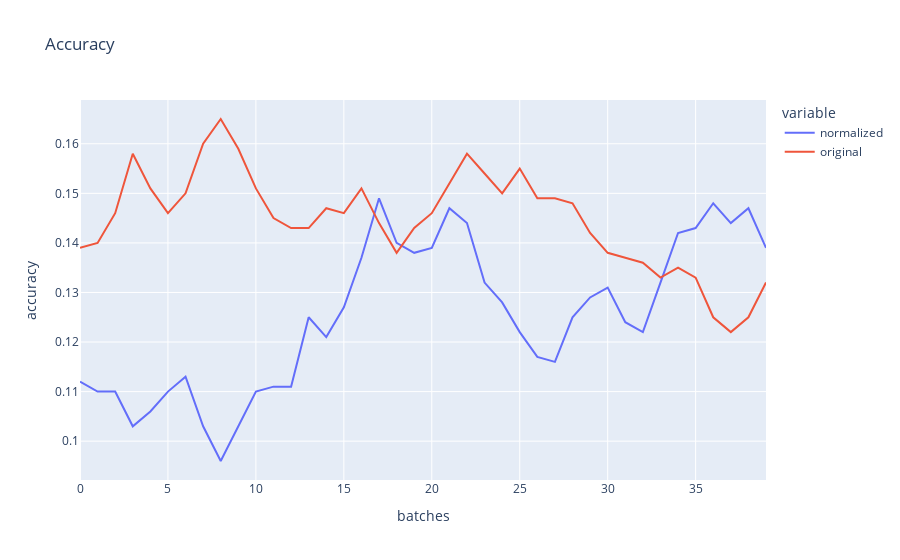

Here is the notebook cell this chart was saved with:
### Markdown cell above
### Plots

### Code cell
col = ["normalized", "original"]#, "previous_normalized"]
data = {"normalized":fires_moving_average, "original": fires_moving_average_org}#, "previous_normalized":fires_moving_average_pre}
df = pd.DataFrame(data, columns=col)
fig = px.line(df, title="Accuracy", labels={"index":"batches", "value":"accuracy"})
fig.show()

### Figure 1 — Plotly figure (JSON) as saved in the notebook; plotly's stock layout.template omitted (floating-point values rounded to 4 significant figures)
{"data": [{"hovertemplate": "variable=normalized<br>batches=%{x}<br>accuracy=%{y}<extra></extra>", "legendgroup": "normalized", "line": {"color": "#636efa", "dash": "solid"}, "mode": "lines", "name": "normalized", "orientation": "v", "showlegend": true, "type": "scatter", "x": [0, 1, 2, 3, 4, 5, 6, 7, 8, 9, 10, 11, 12, 13, 14, 15, 16, 17, 18, 19, 20, 21, 22, 23, 24, 25, 26, 27, 28, 29, 30, 31, 32, 33, 34, 35, 36, 37, 38, 39], "xaxis": "x", "y": [0.112, 0.11, 0.11, 0.103, 0.106, 0.11, 0.113, 0.103, 0.096, 0.103, 0.11, 0.111, 0.111, 0.125, 0.121, 0.127, 0.137, 0.149, 0.14, 0.138, 0.139, 0.147, 0.144, 0.132, 0.128, 0.122, 0.117, 0.116, 0.125, 0.129, 0.131, 0.124, 0.122, 0.132, 0.142, 0.143, 0.148, 0.144, 0.147, 0.139], "yaxis": "y"}, {"hovertemplate": "variable=original<br>batches=%{x}<br>accuracy=%{y}<extra></extra>", "legendgroup": "original", "line": {"color": "#EF553B", "dash": "solid"}, "mode": "lines", "name": "original", "orientation": "v", "showlegend": true, "type": "scatter", "x": [0, 1, 2, 3, 4, 5, 6, 7, 8, 9, 10, 11, 12, 13, 14, 15, 16, 17, 18, 19, 20, 21, 22, 23, 24, 25, 26, 27, 28, 29, 30, 31, 32, 33, 34, 35, 36, 37, 38, 39], "xaxis": "x", "y": [0.139, 0.14, 0.146, 0.158, 0.151, 0.146, 0.15, 0.16, 0.165, 0.159, 0.151, 0.145, 0.143, 0.143, 0.147, 0.146, 0.151, 0.144, 0.138, 0.143, 0.146, 0.152, 0.158, 0.154, 0.15, 0.155, 0.149, 0.149, 0.148, 0.142, 0.138, 0.137, 0.136, 0.133, 0.135, 0.133, 0.125, 0.122, 0.125, 0.132], "yaxis": "y"}], "layout": {"legend": {"title": {"text": "variable"}, "tracegroupgap": 0}, "title": {"text": "Accuracy"}, "xaxis": {"anchor": "y", "domain": [0, 1], "title": {"text": "batches"}}, "yaxis": {"anchor": "x", "domain": [0, 1], "title": {"text": "accuracy"}}}}
